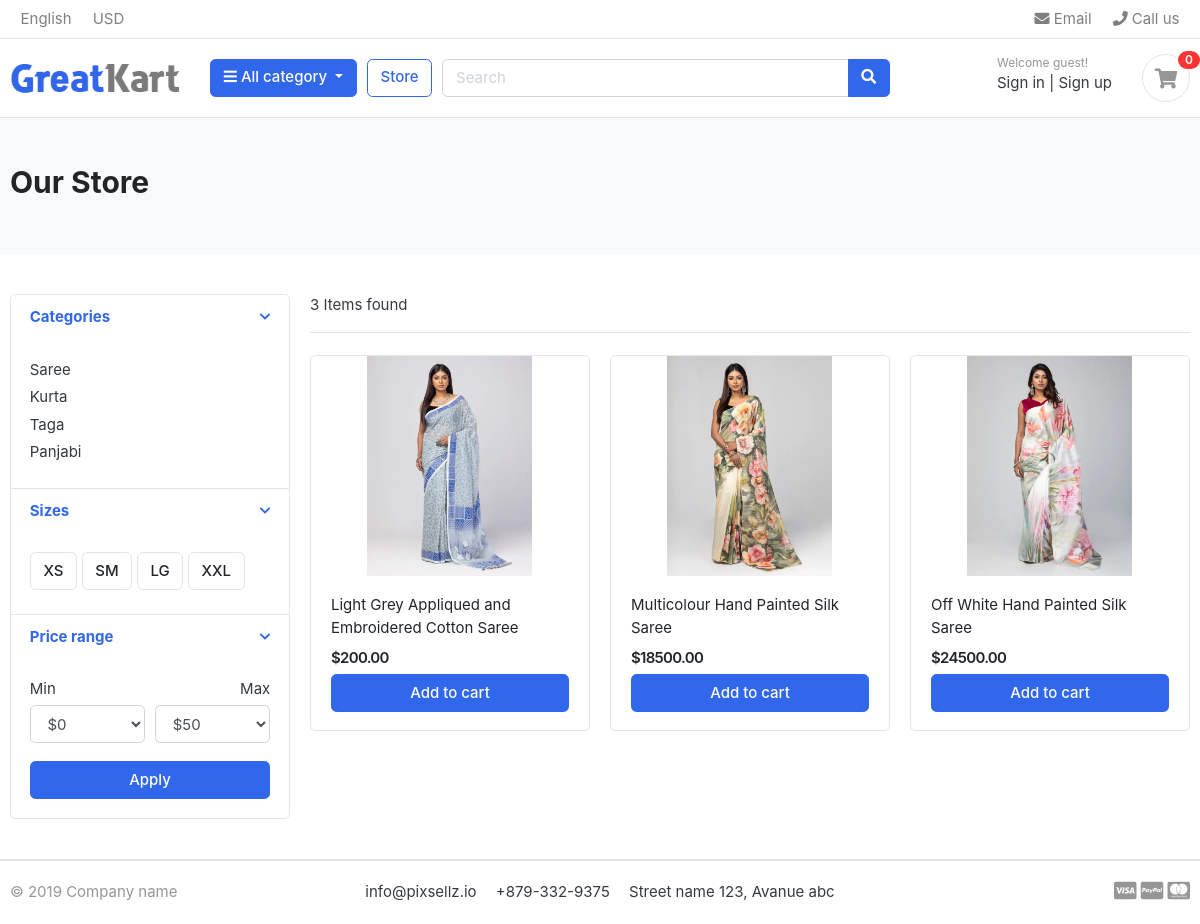
The page /store/category/saree/ on the database its author committed.
### category/models.py (models this page shows, shortened)
class Category(models.Model):
    category_name = models.CharField(max_length=50, unique=True)
    slug = models.SlugField(max_length=100, unique=True )
    description = models.TextField(max_length=255, blank=True)
    cat_image= models.ImageField(upload_to='photos/categories', blank=True)
    class Meta:
        verbose_name = 'category'
        verbose_name_plural = 'categories'
    def get_url(self):
        return reverse('products_by_category', args=[self.slug])

### store/models.py (models this page shows, shortened)
class Product(models.Model):
    product_name = models.CharField(max_length=200, unique=True)
    slug = models.SlugField(max_length=200, unique=True)
    description = models.TextField(max_length=500, blank=True)
    price = models.DecimalField(max_digits=10, decimal_places=2)
    images = models.ImageField(upload_to='photos/products')
    stock = models.IntegerField()
    is_available = models.BooleanField(default=True)
    category = models.ForeignKey(Category, on_delete=models.CASCADE)
    created_date = models.DateTimeField(auto_now_add=True)
    modified_date = models.DateTimeField(auto_now=True)

### store/views.py (the view)
# urls.py: path("store/", include("store.urls")),
def store(request, category_slug=None):
    categories = None
    products = None
    product_per_page = 6
    if category_slug != None:
        categories = get_object_or_404(Category, slug=category_slug)
        products = Product.objects.filter(category=categories, is_available=True).order_by('id')
        paginator = Paginator(products, product_per_page)
        page = request.GET.get('page')
        paged_products = paginator.get_page(page)
        product_count = products.count()
    else:
        products = Product.objects.all().filter(is_available=True).order_by('id')
        paginator = Paginator(products, product_per_page)
        page = request.GET.get('page')
        paged_products = paginator.get_page(page)
        product_count = products.count()
    context = {
        'products': paged_products,
        'product_count': product_count,
    }
    return render(request, 'store/store.html', context)

### carts/context_processors.py (called while the page is built)
def counter(request):
    cart_count = 0
    if 'admin' in request.path:
        return {}
    else:
        try:
            cart = Cart.objects.filter(cart_id=_cart_id(request))
            cart_items = CartItem.objects.all().filter(cart=cart[:1])
            for item in cart_items:
                cart_count += item.quantity
        except Cart.DoesNotExist:
            cart_count = 0
    return dict(cart_count=cart_count)

### carts/views.py (called while the page is built)
def _cart_id(request):
    cart = request.session.session_key
    if not cart:
        cart = request.session.create()
    return cart

### category/context_processors.py (called while the page is built)
def menu_links(request):
    links = Category.objects.all()
    return dict(links=links)

### templates/store/store.html (shortened to what this page needs)
{% extends 'base.html' %}
{% block content %} {% load static %}
<main>
	<section class="section-pagetop bg">
		<div class="container">
			<h2 class="title-page">Our Store</h2>
		</div>
	</section>
	<section class="section-content padding-y">
		<div class="container">
			<div class="row">
				<aside class="col-md-3">
					<div class="card">
						<article class="filter-group">
							<header class="card-header">
								<a
									href="#"
									data-toggle="collapse"
									data-target="#collapse_1"
									aria-expanded="true"
									class="">
									<i class="icon-control fa fa-chevron-down"></i>
									<h6 class="title">Categories</h6>
								</a>
							</header>
							<div
								class="filter-content collapse show"
								id="collapse_1">
								<div class="card-body">
									<ul class="list-menu">
										{% for category in links %}
										<li>
											<a href="{{category.get_url}}"
												>{{ category.category_name }}</a
											>
										</li>
										{% endfor %}
									</ul>
								</div>
							</div>
						</article>
						<article class="filter-group">
							<header class="card-header">
								<a
									href="#"
									data-toggle="collapse"
									data-target="#collapse_4"
									aria-expanded="true"
									class="">
									<i class="icon-control fa fa-chevron-down"></i>
									<h6 class="title">Sizes</h6>
								</a>
							</header>
							<div
								class="filter-content collapse show"
								id="collapse_4">
								<div class="card-body">
									<label class="checkbox-btn">
										<span class="btn btn-light"> XS </span>
									</label>
									<label class="checkbox-btn">
										<span class="btn btn-light"> SM </span>
									</label>
									<label class="checkbox-btn">
										<span class="btn btn-light"> LG </span>
									</label>
									<label class="checkbox-btn">
										<span class="btn btn-light"> XXL </span>
									</label>
								</div>
							</div>
						</article>
						<article class="filter-group">
							<header class="card-header">
								<a
									href="#"
									data-toggle="collapse"
									data-target="#collapse_3"
									aria-expanded="true"
									class="">
									<i class="icon-control fa fa-chevron-down"></i>
									<h6 class="title">Price range</h6>
								</a>
							</header>
							<div
								class="filter-content collapse show"
								id="collapse_3">
								<div class="card-body">
									<div class="form-row">
										<div class="form-group col-md-6">
											<label>Min</label>
											<select class="mr-2 form-control">
												<option value="0">$0</option>
											</select>
										</div>
										<div class="form-group text-right col-md-6">
											<label>Max</label>
											<select class="mr-2 form-control">
												<option value="50">$50</option>
											</select>
										</div>
									</div>
									<button class="btn btn-block btn-primary">
										Apply
									</button>
								</div>
							</div>
						</article>
					</div>
				</aside>
				<main class="col-md-9">
					<header class="border-bottom mb-4 pb-3">
						<div class="form-inline">
							<span class="mr-md-auto"
								>{{ product_count }} Items found
							</span>
						</div>
					</header>
					<div class="row">
						{% for product in products %}
						<div class="col-md-4">
							<figure class="card card-product-grid">
								<div class="img-wrap">
									<img src="{{ product.images.url }}" />
								</div>
								<figcaption class="info-wrap">
									<div class="fix-height">
										<a
											href="{% url 'product_detail' product.category.slug product.slug %}"
											class="title"
											>{{ product.product_name }}</a
										>
										<div class="price-wrap mt-2">
											<span class="price">${{ product.price }}</span>
										</div>
									</div>
									{% if product.stock > 0 %}
									<a
										href="{% url 'add_to_cart' product.id %}"
										class="btn btn-block btn-primary"
										>Add to cart
									</a>
									{% else %}
									<button
										class="btn btn-block btn-danger"
										disabled>
										Out of Stock
									</button>
									{% endif %}
								</figcaption>
							</figure>
						</div>
						{% endfor %}
					</div>
				</main>
			</div>
		</div>
	</section>
</main>
{% endblock %}

### static/css/ui.css (style rules this page uses)
html { font-family: "Inter", sans-serif; font-size: 15px; }
.img-wrap { text-align: center; display: block; }
.img-wrap img { max-width: 100%; }
.price-wrap { letter-spacing: -0.7px; }
.padding-y { padding-top: 40px; padding-bottom: 40px; }
figure { margin-bottom: 0; }
article:after, .form-group:after { display: block; clear: both; content: ""; }
.bg { background-color: #f8f9fa; }
.title-page { color: #212529; }
.btn-light { background-color: #fff; border-color: #e4e4e4; }
[class*=list-] li:after { visibility: hidden; display: block; content: ""; overflow: hidden; height: 0; clear: both; }
.list-menu { list-style: none; margin: 0; padding-left: 0; }
.list-menu li { margin-bottom: 5px; }
.list-menu a { color: #343a40; }
[class*=card-product] a.title { color: #212529; display: block; }
[class*=card-product] .img-wrap { overflow: hidden; position: relative; }
[class*=card-product] .img-wrap img { height: 100%; max-width: 100%; width: auto; display: inline-block; -o-object-fit: cover; object-fit: cover; }
.card-product-grid { margin-bottom: 20px; }
.card-product-grid .img-wrap { border-radius: 0.2rem 0.2rem 0 0; height: 220px; }
.card-product-grid .info-wrap { overflow: hidden; padding: 18px 20px; }
.card-product-grid .fix-height { height: 80px; overflow: hidden; }
.card .img-wrap { overflow: hidden; }
.price { font-weight: 600; color: #212529; }
.icon-control { margin-top: 5px; float: right; font-size: 80%; }
.card-header .title { margin-bottom: 0; line-height: 1.5; }
.filter-group { border-bottom: 1px solid #e4e4e4; }
.filter-group .card-header { border-bottom: 0; }
.filter-group:last-child { border-bottom: 0; }
.checkbox-btn { position: relative; }
.section-pagetop { padding: 45px 0; }

### rows shown on the page
Category: category_name "Saree"
Category: category_name "Kurta"
Category: category_name "Taga"
Category: category_name "Panjabi"
Product: images (picture), product_name "Light Grey Appliqued and Embroidered Cotton Saree", price "200.00", stock "Add to cart"
Product: images (picture), product_name "Multicolour Hand Painted Silk Saree", price "18500.00", stock "Add to cart"
Product: images (picture), product_name "Off White Hand Painted Silk Saree", price "24500.00", stock "Add to cart"

### other values the page prints
{{ cart_count }} "0"
{{ product_count }} "3"
